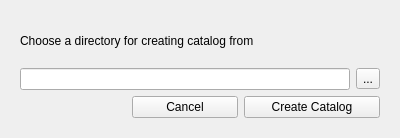
<?xml version="1.0" encoding="UTF-8"?>
<ui version="4.0">
 <class>CatDialogs</class>
 <widget class="QWidget" name="CatDialogs">
  <property name="geometry">
   <rect>
    <x>0</x>
    <y>0</y>
    <width>400</width>
    <height>138</height>
   </rect>
  </property>
  <property name="windowTitle">
   <string>Form</string>
  </property>
  <property name="locale">
   <locale language="English" country="UnitedKingdom"/>
  </property>
  <layout class="QHBoxLayout" name="horizontalLayout">
   <item>
    <widget class="QStackedWidget" name="CatStacked">
     <property name="enabled">
      <bool>true</bool>
     </property>
     <property name="currentIndex">
      <number>0</number>
     </property>
     <widget class="QWidget" name="CatPage1">
      <layout class="QGridLayout" name="gridLayout">
       <item row="2" column="0" colspan="3">
        <widget class="QLineEdit" name="CatAddressLine"/>
       </item>
       <item row="2" column="3">
        <widget class="QToolButton" name="CatToolButton">
         <property name="text">
          <string notr="true">...</string>
         </property>
        </widget>
       </item>
       <item row="1" column="0" colspan="4">
        <widget class="QLabel" name="CatLabel">
         <property name="text">
          <string>Choose a directory for creating catalog from</string>
         </property>
        </widget>
       </item>
       <item row="4" column="2" colspan="2">
        <widget class="QPushButton" name="CatNextButton">
         <property name="text">
          <string>Create Catalog</string>
         </property>
        </widget>
       </item>
       <item row="4" column="1">
        <widget class="QPushButton" name="CatCancelButton">
         <property name="text">
          <string>Cancel</string>
         </property>
        </widget>
       </item>
      </layout>
     </widget>
     <widget class="QWidget" name="CatPage2">
      <layout class="QGridLayout" name="gridLayout_2">
       <item row="2" column="1">
        <widget class="QPushButton" name="CatCloseButton">
         <property name="enabled">
          <bool>false</bool>
         </property>
         <property name="text">
          <string>Close</string>
         </property>
        </widget>
       </item>
       <item row="1" column="0" colspan="2">
        <widget class="QProgressBar" name="CatProgress">
         <property name="value">
          <number>24</number>
         </property>
        </widget>
       </item>
       <item row="0" column="0" colspan="2">
        <widget class="QLabel" name="CatProgressLabel">
         <property name="enabled">
          <bool>true</bool>
         </property>
         <property name="text">
          <string>Catalog creating...</string>
         </property>
        </widget>
       </item>
      </layout>
     </widget>
    </widget>
   </item>
  </layout>
 </widget>
 <tabstops>
  <tabstop>CatAddressLine</tabstop>
  <tabstop>CatToolButton</tabstop>
  <tabstop>CatCancelButton</tabstop>
  <tabstop>CatNextButton</tabstop>
  <tabstop>CatCloseButton</tabstop>
 </tabstops>
 <resources/>
 <connections>
  <connection>
   <sender>CatCancelButton</sender>
   <signal>clicked()</signal>
   <receiver>CatDialogs</receiver>
   <slot>close()</slot>
   <hints>
    <hint type="sourcelabel">
     <x>154</x>
     <y>104</y>
    </hint>
    <hint type="destinationlabel">
     <x>67</x>
     <y>132</y>
    </hint>
   </hints>
  </connection>
  <connection>
   <sender>CatCloseButton</sender>
   <signal>clicked()</signal>
   <receiver>CatDialogs</receiver>
   <slot>close()</slot>
   <hints>
    <hint type="sourcelabel">
     <x>320</x>
     <y>109</y>
    </hint>
    <hint type="destinationlabel">
     <x>381</x>
     <y>131</y>
    </hint>
   </hints>
  </connection>
 </connections>
</ui>
